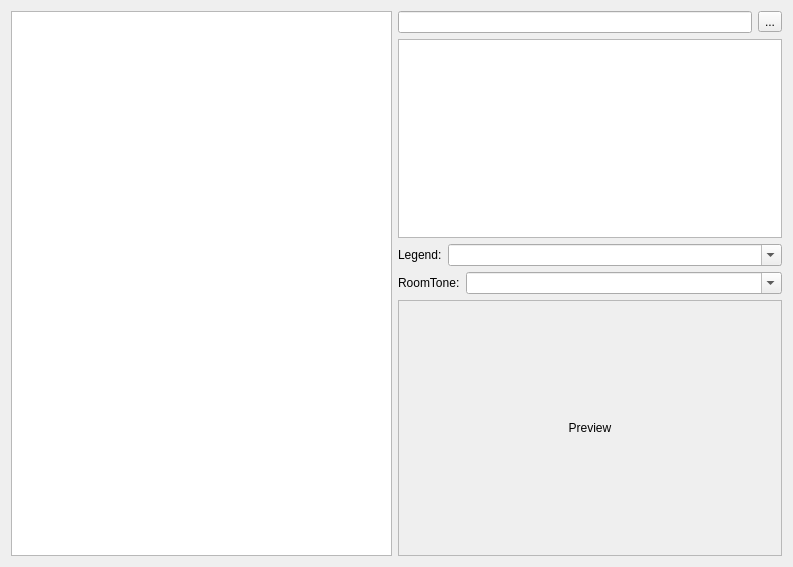
<?xml version="1.0" encoding="UTF-8"?>
<ui version="4.0">
 <class>WelcomeMode</class>
 <widget class="QWidget" name="WelcomeMode">
  <property name="geometry">
   <rect>
    <x>0</x>
    <y>0</y>
    <width>793</width>
    <height>567</height>
   </rect>
  </property>
  <property name="windowTitle">
   <string>Form</string>
  </property>
  <layout class="QHBoxLayout" name="horizontalLayout_2" stretch="0,0">
   <item>
    <widget class="QGraphicsView" name="graphicsView"/>
   </item>
   <item>
    <layout class="QVBoxLayout" name="verticalLayout">
     <item>
      <widget class="QWidget" name="widget" native="true">
       <property name="maximumSize">
        <size>
         <width>384</width>
         <height>16777215</height>
        </size>
       </property>
       <layout class="QHBoxLayout" name="horizontalLayout">
        <property name="leftMargin">
         <number>0</number>
        </property>
        <property name="topMargin">
         <number>0</number>
        </property>
        <property name="rightMargin">
         <number>0</number>
        </property>
        <property name="bottomMargin">
         <number>0</number>
        </property>
        <item>
         <widget class="QLineEdit" name="dirEdit">
          <property name="maximumSize">
           <size>
            <width>384</width>
            <height>16777215</height>
           </size>
          </property>
         </widget>
        </item>
        <item>
         <widget class="QToolButton" name="dirBrowse">
          <property name="text">
           <string>...</string>
          </property>
         </widget>
        </item>
       </layout>
      </widget>
     </item>
     <item>
      <widget class="QTreeView" name="treeView">
       <property name="maximumSize">
        <size>
         <width>384</width>
         <height>16777215</height>
        </size>
       </property>
      </widget>
     </item>
     <item>
      <layout class="QHBoxLayout" name="legendLayout">
       <item>
        <widget class="QLabel" name="legendLabel">
         <property name="sizePolicy">
          <sizepolicy hsizetype="Preferred" vsizetype="Preferred">
           <horstretch>0</horstretch>
           <verstretch>0</verstretch>
          </sizepolicy>
         </property>
         <property name="text">
          <string>Legend:</string>
         </property>
        </widget>
       </item>
       <item>
        <widget class="QComboBox" name="legendCombo">
         <property name="sizePolicy">
          <sizepolicy hsizetype="Preferred" vsizetype="Fixed">
           <horstretch>1</horstretch>
           <verstretch>0</verstretch>
          </sizepolicy>
         </property>
         <property name="editable">
          <bool>true</bool>
         </property>
        </widget>
       </item>
      </layout>
     </item>
     <item>
      <layout class="QHBoxLayout" name="roomToneLayout">
       <item>
        <widget class="QLabel" name="roomToneLabel">
         <property name="sizePolicy">
          <sizepolicy hsizetype="Preferred" vsizetype="Preferred">
           <horstretch>0</horstretch>
           <verstretch>0</verstretch>
          </sizepolicy>
         </property>
         <property name="text">
          <string>RoomTone:</string>
         </property>
        </widget>
       </item>
       <item>
        <widget class="QComboBox" name="roomToneCombo">
         <property name="sizePolicy">
          <sizepolicy hsizetype="Preferred" vsizetype="Fixed">
           <horstretch>1</horstretch>
           <verstretch>0</verstretch>
          </sizepolicy>
         </property>
         <property name="editable">
          <bool>true</bool>
         </property>
        </widget>
       </item>
      </layout>
     </item>
     <item>
      <widget class="QLabel" name="label">
       <property name="sizePolicy">
        <sizepolicy hsizetype="Fixed" vsizetype="Fixed">
         <horstretch>0</horstretch>
         <verstretch>0</verstretch>
        </sizepolicy>
       </property>
       <property name="minimumSize">
        <size>
         <width>384</width>
         <height>256</height>
        </size>
       </property>
       <property name="maximumSize">
        <size>
         <width>384</width>
         <height>256</height>
        </size>
       </property>
       <property name="baseSize">
        <size>
         <width>0</width>
         <height>0</height>
        </size>
       </property>
       <property name="frameShape">
        <enum>QFrame::StyledPanel</enum>
       </property>
       <property name="frameShadow">
        <enum>QFrame::Sunken</enum>
       </property>
       <property name="text">
        <string>Preview</string>
       </property>
       <property name="alignment">
        <set>Qt::AlignCenter</set>
       </property>
      </widget>
     </item>
    </layout>
   </item>
  </layout>
 </widget>
 <resources/>
 <connections/>
</ui>
